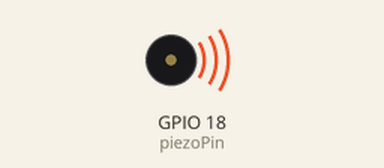
Recording of a program running on a simulated Raspberry Pi (BCM pin numbers). Shown: buzzer (waves = sounding).

Above: at 0.2 s.
At 4.5 s:
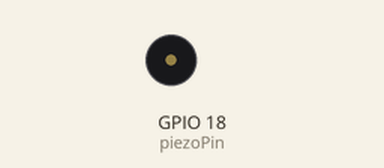
Timing chart, 0 to 6.5 s (numbered marks = the images above):
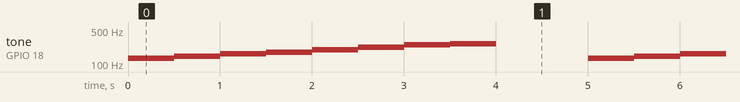

Measured:
- by itself, tone on GPIO 18 (piezoPin): repeats every 5.0 s: 146 Hz 0.50 s, 164 Hz 0.50 s, 175 Hz 0.50 s, 196 Hz 0.50 s, 220 Hz 0.50 s, 247 Hz 0.50 s, 262 Hz 0.50 s, silent 1.0 s, 131 Hz 0.50 s

The program:

buzzer.py
```python
import RPi.GPIO as GPIO
import time
piezoPin = 18

Melody = [131, 146, 164,175,196,220,247,262]

GPIO.setmode(GPIO.BCM)

GPIO.setup(piezoPin, GPIO.OUT)

sound = GPIO.PWM(piezoPin, 440)


try:
	while True:
		sound.start(50)
		for i in range(0,len(Melody)):
			sound.ChangeFrequency(Melody[i])
			time.sleep(0.5)
		sound.stop()
		time.sleep(1)

except KeyboardInterrupt:
	print("end..")

finally:
	GPIO.cleanup()
```
